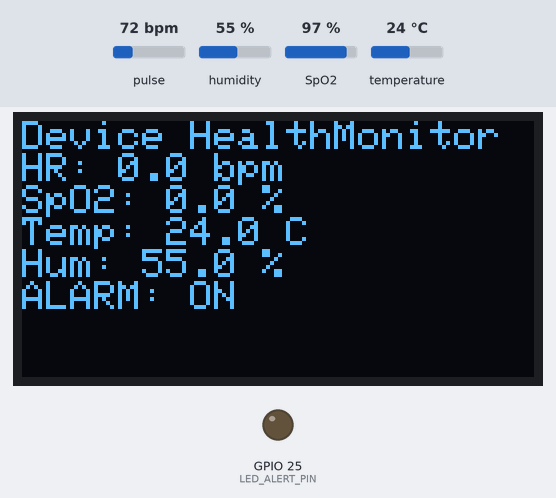
The sketch below on a simulated ESP32. On the bench: 128×64 one-colour display, output pins drawn as LEDs (lit = HIGH). The inputs (shaded band) are chosen by the test bench; at power-on: pulse 72 bpm, humidity 55 %, SpO2 97 %, temperature 24 °C. WiFi joins after 1.5 s; servers stay silent unless stated; the local clock reads 2024-03-15 10:24:30 at power-on unless the sketch sets it; no MQTT or app messages arrive unless stated; what the sketch prints to the serial monitor is not drawn.

Above: at 2.8 s.
2.9 s: pulse set to 42 bpm
At 5.0 s:
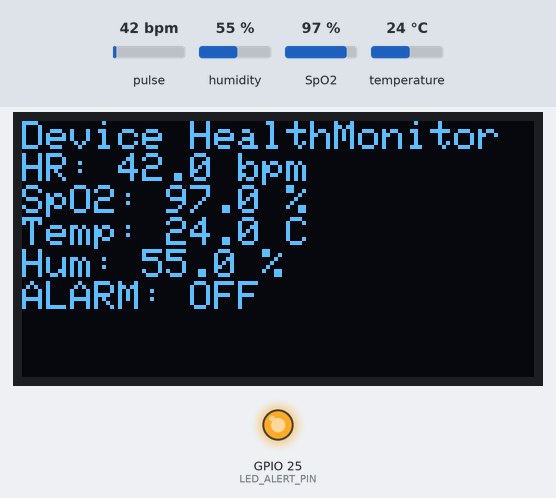
6.2 s: humidity set to 22 %
At 8.5 s:
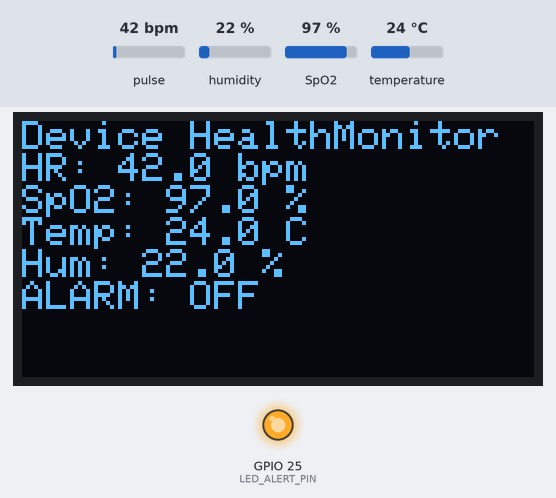
9.4 s: SpO2 set to 93 %
11.4 s: SpO2 set to 90 %
At 12.6 s:
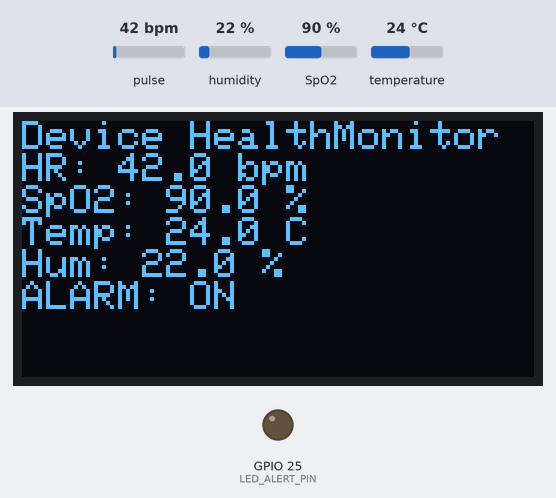
13.5 s: temperature set to 12 °C
At 14.6 s:
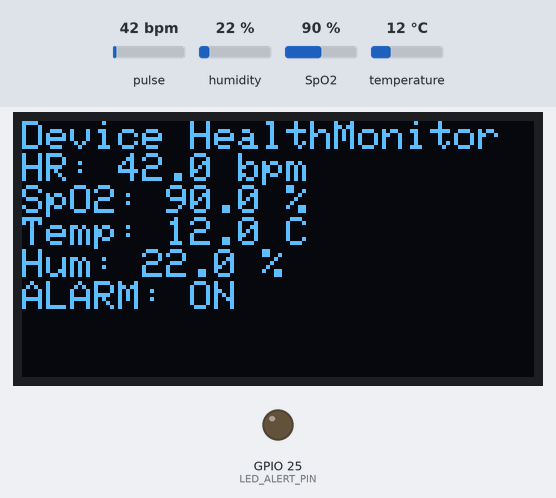
Timing chart, 0 to 16.5 s (numbered marks = the images above; inputs shaded):
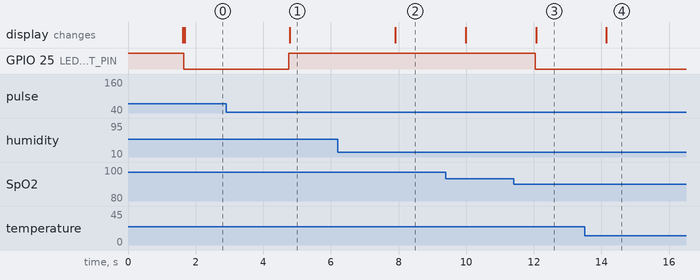

Measured:
- the behaviour switches between 92 and 91 % on SpO2 (found by bisection; images 2 and 3)
- after the input at 2.9 s, GPIO 25 (LED_ALERT_PIN): LOW → HIGH after 1.9 s instead of 0.82 s; the display: changes after 1.9 s (image 1)
- after the input at 6.2 s, the display: changes after 1.7 s (image 2)
- after the input at 11.4 s, GPIO 25 (LED_ALERT_PIN): HIGH → LOW after 0.64 s; the display: changes after 0.67 s (image 3)
- after the input at 13.5 s, the display: changes after 0.64 s (image 4)

The sketch:

esp32.ino
```cpp
#include <WiFi.h>
#include <Wire.h>
#include <ArduinoJson.h>
#include <PubSubClient.h>
#include <WiFiClientSecure.h>
#include "MAX30100_PulseOximeter.h"
#include <Adafruit_GFX.h>
#include <Adafruit_SSD1306.h>
#include <DHT.h>

/* ===== ISRG Root X1 – CA Let's Encrypt ===== */
static const char ISRG_Root_X1[] PROGMEM = R"PEM(
-----BEGIN CERTIFICATE-----

-----END CERTIFICATE-----
)PEM";

/* =================== CONFIG =================== */
const char* WIFI_SSID = "";
const char* WIFI_PASS = "";

const char* MQTT_HOST = "";
const uint16_t MQTT_PORT = 8883;
const char* MQTT_USER = "";
const char* MQTT_PASSW = "";

#define DEVICE_ID "ESP32_MAX30100"
#define SDA_PIN 21
#define SCL_PIN 22
#define MAX30100_ADDR 0x57
#define MAX_REINIT_RETRY 3
#define MAX_BAD_READS    6

#define SCREEN_WIDTH 128
#define SCREEN_HEIGHT 64
#define OLED_RESET    -1
#define OLED_ADDR     0x3C

#define DHTPIN 4
#define DHTTYPE DHT11

// ===== LED ALERT (GPIO25) =====
// Nối: 3V3 -> R(220-330) -> Anode LED ; Cathode LED -> GPIO25
// => ACTIVE LOW: LOW sáng, HIGH tắt
#define LED_ALERT_PIN 25
#define LED_ACTIVE_LOW 1

// Ngưỡng cảnh báo (tự chỉnh)
#define HR_MAX    120.0   // bpm: nhịp tim quá cao
#define SPO2_MIN   92.0   // %  : SpO2 thấp
#define TEMP_MAX  38.0    // °C : nhiệt độ cao
#define HUM_MAX   80.0    // %  : độ ẩm cao

/* =================== OBJECTS =================== */
WiFiClientSecure net;
PubSubClient mqtt(net);
PulseOximeter pox;
Adafruit_SSD1306 display(SCREEN_WIDTH, SCREEN_HEIGHT, &Wire, OLED_RESET);
DHT dht(DHTPIN, DHTTYPE);

/* =================== VARIABLES =================== */
unsigned long lastSensorOK = 0;
uint8_t badReadCount = 0;
unsigned long lastReport = 0, lastCheck = 0;
bool tlsConfiguredStrict = false;

/* =================== HELPER FUNCTIONS =================== */
void onBeatDetected(){ Serial.println("Beat"); }

void setAlertLed(bool on){
  if(LED_ACTIVE_LOW){
    digitalWrite(LED_ALERT_PIN, on ? LOW : HIGH);
  } else {
    digitalWrite(LED_ALERT_PIN, on ? HIGH : LOW);
  }
}

bool syncTimeUntilOk(uint32_t timeout_ms = 60000) {
  configTime(7*3600, 0, "pool.ntp.org", "time.google.com", "time.cloudflare.com");
  struct tm t{};
  uint32_t start = millis();
  Serial.print("NTP");
  while (millis() - start < timeout_ms) {
    if (getLocalTime(&t, 2000) && (t.tm_year + 1900) >= 2020) {
      Serial.printf(" -> %04d-%02d-%02d %02d:%02d:%02d\n",
                    t.tm_year+1900, t.tm_mon+1, t.tm_mday,
                    t.tm_hour, t.tm_min, t.tm_sec);
      return true;
    }
    Serial.print('.');
  }
  Serial.println("\nNTP FAIL");
  return false;
}

void printSSLError(){
  char buf[256]; memset(buf,0,sizeof(buf));
  int err = net.lastError(buf, sizeof(buf)-1);
  Serial.printf("TLS lastError=%d : %s\n", err, buf);
}

/* =================== WIFI =================== */
void setup_wifi(){
  WiFi.mode(WIFI_STA);
  WiFi.begin(WIFI_SSID, WIFI_PASS);
  Serial.print("WiFi");
  for(int i=0;i<60 && WiFi.status()!=WL_CONNECTED;i++){
    delay(250); Serial.print('.');
  }
  Serial.println(WiFi.status()==WL_CONNECTED ? " WIFI OK" : " FAIL");
}

/* =================== MQTT =================== */
void reconnect(){
  while(!mqtt.connected() && WiFi.status()==WL_CONNECTED){
    String cid = String(DEVICE_ID) + "-" + String((uint32_t)ESP.getEfuseMac(), HEX);
    Serial.print("MQTT...");
    if(mqtt.connect(cid.c_str(), MQTT_USER, MQTT_PASSW)){
      Serial.println("connected");
      mqtt.subscribe("esp32/client");
    } else {
      Serial.printf("rc=%d\n", mqtt.state());
      printSSLError();
      delay(3000);
    }
  }
}

void callback(char* topic, byte* payload, unsigned int len){
  String s; s.reserve(len);
  for(unsigned int i=0;i<len;i++) s+=(char)payload[i];
  Serial.printf("<< [%s] %s\n", topic, s.c_str());
}

/* =================== MAX30100 =================== */
bool probeMAX30100() {
  Wire.beginTransmission(MAX30100_ADDR);
  uint8_t err = Wire.endTransmission();
  if (err == 0) { Serial.println("MAX30100 found at 0x57"); return true; }
  Serial.printf("MAX30100 not found (I2C err=%u)\n", err);
  return false;
}

bool initMAX30100(uint8_t retries = MAX_REINIT_RETRY) {
  for (uint8_t i=0; i<retries; i++) {
    if (!probeMAX30100()) { delay(200); continue; }
    if (pox.begin()) {
      pox.setIRLedCurrent(MAX30100_LED_CURR_27_1MA);
      pox.setOnBeatDetectedCallback(onBeatDetected);
      badReadCount = 0; lastSensorOK = millis();
      Serial.println("MAX30100 init OK");
      display.clearDisplay();
      display.setCursor(0,0);
      display.println("MAX30100 OK");
      display.display();
      return true;
    }
    Serial.println("pox.begin() failed, retry...");
    delay(200);
  }
  display.clearDisplay();
  display.setCursor(0,0);
  display.println("MAX30100 ERROR");
  display.display();
  return false;
}

void ensureSensorAlive(float hr, float spo2) {
  bool ok = isfinite(hr) && isfinite(spo2) && hr>0 && spo2>0 && spo2<=100;
  if (ok) { badReadCount = 0; lastSensorOK = millis(); return; }
  if (++badReadCount >= MAX_BAD_READS) {
    Serial.println("Re-init MAX30100 (bad reads)");
    display.clearDisplay();
    display.setCursor(0,0);
    display.println("Reinit MAX30100");
    display.display();
    initMAX30100();
  }
}

/* =================== MQTT PUBLISH =================== */
void publishJSON(float hr, float spo2, float temp, float hum){
  DynamicJsonDocument doc(256);
  doc["deviceId"]  = DEVICE_ID;
  doc["heart_rate"]= hr;
  doc["SpO2"]      = spo2;
  doc["temp"]      = temp;
  doc["humidity"]  = hum;
  doc["sensor_ok"] = (badReadCount==0);

  time_t nowSec = time(nullptr);
  uint64_t ts_ms = (nowSec > 1000) ? (uint64_t)nowSec * 1000ULL : (uint64_t)millis();
  doc["ts"] = ts_ms;

  String s; serializeJson(doc, s);
  mqtt.publish("esp32/health", s.c_str(), true);
}

/* =================== TLS =================== */
void enableTLS_Strict(){
  net.setCACert(ISRG_Root_X1);
  net.setHandshakeTimeout(30);
  tlsConfiguredStrict = true;
  Serial.println("TLS: strict CA mode");
}

void enableTLS_Insecure(){
  net.setInsecure();
  tlsConfiguredStrict = false;
  Serial.println("TLS: INSECURE mode (test only!)");
}

/* =================== SETUP =================== */
void setup(){
  Serial.begin(9600);
  Wire.begin(SDA_PIN, SCL_PIN);

  // LED alert
  pinMode(LED_ALERT_PIN, OUTPUT);
  setAlertLed(false);

  // OLED
  if(!display.begin(SSD1306_SWITCHCAPVCC, OLED_ADDR)){
    Serial.println("OLED init failed");
    while(true);
  }
  display.clearDisplay();
  display.setTextSize(1);
  display.setTextColor(SSD1306_WHITE);
  display.setCursor(0,0);
  display.println("IoT Health Monitor");
  display.display();

  dht.begin();
  setup_wifi();
  syncTimeUntilOk();
  enableTLS_Strict();

  mqtt.setServer(MQTT_HOST, MQTT_PORT);
  mqtt.setCallback(callback);

  if(!initMAX30100()){
    Serial.println("MAX30100 unavailable, continue for MQTT test.");
  }

  Serial.println("Setup done.");
}

/* =================== LOOP =================== */
void loop(){
  // Giữ kết nối
  if(millis()-lastCheck>4000){
    if(WiFi.status()!=WL_CONNECTED) setup_wifi();
    if(!mqtt.connected() && WiFi.status()==WL_CONNECTED){
      String cid = String(DEVICE_ID) + "-" + String((uint32_t)ESP.getEfuseMac(), HEX);
      Serial.print("MQTT...");
      if(mqtt.connect(cid.c_str(), MQTT_USER, MQTT_PASSW)){
        Serial.println("connected");
        mqtt.subscribe("esp32/client");
      } else {
        int st = mqtt.state();
        Serial.printf("rc=%d\n", st);
        printSSLError();
        char buf[128]; int e = net.lastError(buf, sizeof(buf)-1);
        if (e == -8576 && tlsConfiguredStrict) {
          Serial.println("Detected X509 PEM issue -> enabling INSECURE TLS for test.");
          enableTLS_Insecure();
          mqtt.setServer(MQTT_HOST, MQTT_PORT);
        }
      }
    }
    lastCheck = millis();
  }

  if(mqtt.connected()) mqtt.loop();

  // Cập nhật cảm biến
  pox.update();

  // Gửi/hiển thị mỗi 1s
  if(millis()-lastReport>1000){
    float hr = pox.getHeartRate();
    float sp = pox.getSpO2();
    ensureSensorAlive(hr, sp);

    float temp = dht.readTemperature();
    float hum  = dht.readHumidity();

    // ===== LED ALERT LOGIC =====
    bool alarm = false;
    if(isfinite(hr)   && hr > HR_MAX)     alarm = true;
    if(isfinite(sp)   && sp < SPO2_MIN)   alarm = true; // SpO2 thấp
    if(isfinite(temp) && temp > TEMP_MAX) alarm = true;
    if(isfinite(hum)  && hum > HUM_MAX)   alarm = true;

    // Nếu MAX30100 đang đọc lỗi nhiều lần thì cũng cảnh báo
    if(badReadCount > 0) alarm = true;

    setAlertLed(alarm);

    // OLED hiển thị
    display.clearDisplay();
    display.setCursor(0,0);
    display.println("Device HealthMonitor");

    display.printf("HR: ");
    if(isfinite(hr)) display.printf("%.1f bpm\n", hr);
    else display.println("-- bpm");

    display.printf("SpO2: ");
    if(isfinite(sp)) display.printf("%.1f %%\n", sp);
    else display.println("-- %");

    display.printf("Temp: ");
    if(isfinite(temp)) display.printf("%.1f C\n", temp);
    else display.println("-- C");

    display.printf("Hum: ");
    if(isfinite(hum)) display.printf("%.1f %%\n", hum);
    else display.println("-- %");

    // Hiển thị trạng thái LED trên OLED (tùy thích)
    display.printf("ALARM: %s\n", alarm ? "ON" : "OFF");

    display.display();

    if(mqtt.connected()) publishJSON(hr, sp, temp, hum);

    lastReport = millis();
  }
}
```
